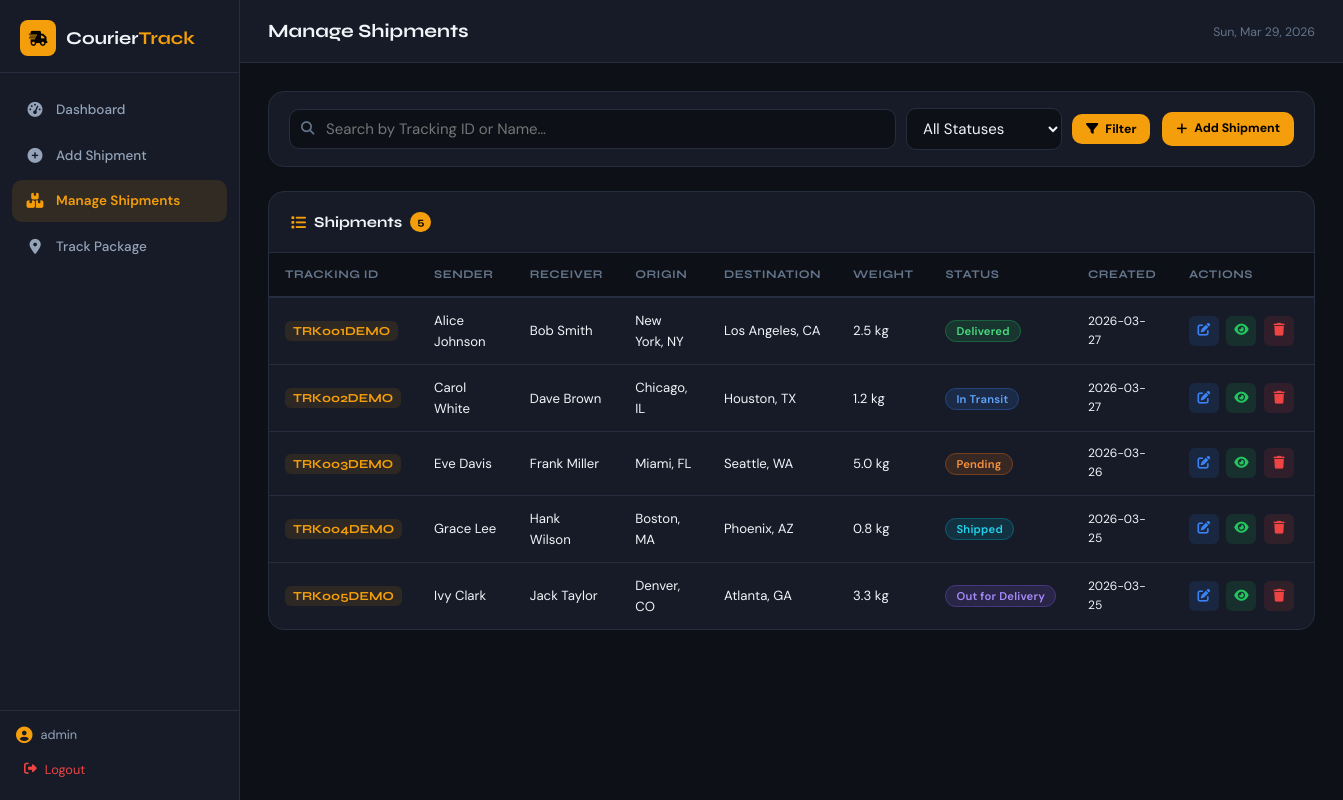
The page /manage-shipments (signed in) on the database its author committed.
### tables this page shows
CREATE TABLE shipments (
            id               INTEGER PRIMARY KEY AUTOINCREMENT,
            tracking_id      TEXT UNIQUE NOT NULL,
            sender_name      TEXT NOT NULL,
            receiver_name    TEXT NOT NULL,
            origin           TEXT NOT NULL,
            destination      TEXT NOT NULL,
            sender_contact   TEXT,
            receiver_contact TEXT,
            weight           TEXT,
            description      TEXT,
            status           TEXT DEFAULT 'Pending',
            created_at       TEXT DEFAULT (datetime('now'))
        );

### app.py (the view)
@app.route('/manage-shipments')
@login_required
def manage_shipments():
    db = get_db()
    search = request.args.get('search', '').strip()
    status_filter = request.args.get('status', '').strip()
    query = 'SELECT * FROM shipments WHERE 1=1'
    params = []
    if search:
        query += ' AND (tracking_id LIKE ? OR sender_name LIKE ? OR receiver_name LIKE ?)'
        params += [f'%{search}%', f'%{search}%', f'%{search}%']
    if status_filter:
        query += ' AND status = ?'
        params.append(status_filter)
    query += ' ORDER BY created_at DESC'
    shipments = db.execute(query, params).fetchall()
    return render_template('manage_shipments.html', shipments=shipments,
                           search=search, status_filter=status_filter)

### app.py (called while the page is built)
def login_required(f):
    from functools import wraps
    @wraps(f)
    def decorated(*args, **kwargs):
        if 'admin_logged_in' not in session:
            return redirect(url_for('login'))
        return f(*args, **kwargs)
    return decorated

### database.py (called while the page is built)
def get_db():
    from app import app
    if 'db' not in g:
        g.db = sqlite3.connect(DATABASE)
        g.db.row_factory = sqlite3.Row  # Return dict-like rows
    return g.db

### templates/manage_shipments.html (shortened to what this page needs)
{% extends "base.html" %}
{% block page_title %}Manage Shipments{% endblock %}
{% block content %}
<div class="card filter-bar">
  <form method="GET" action="{{ url_for('manage_shipments') }}" class="filter-form">
    <div class="search-input-wrap">
      <i class="fas fa-search"></i>
      <input type="text" name="search" placeholder="Search by Tracking ID or Name…"
             value="{{ search }}" />
    </div>
    <select name="status" class="filter-select">
      <option value="">All Statuses</option>
    </select>
    <button type="submit" class="btn-primary btn-sm">
      <i class="fas fa-filter"></i> Filter
    </button>
  </form>
  <a href="{{ url_for('add_shipment') }}" class="btn-primary btn-sm ml-auto">
    <i class="fas fa-plus"></i> Add Shipment
  </a>
</div>
<div class="card">
  <div class="card-header">
    <h3><i class="fas fa-list"></i> Shipments
      <span class="badge">{{ shipments|length }}</span>
    </h3>
  </div>
  {% if shipments %}
  <div class="table-wrap">
    <table class="data-table">
      <thead>
        <tr>
          <th>Tracking ID</th>
          <th>Sender</th>
          <th>Receiver</th>
          <th>Origin</th>
          <th>Destination</th>
          <th>Weight</th>
          <th>Status</th>
          <th>Created</th>
          <th>Actions</th>
        </tr>
      </thead>
      <tbody>
        {% for s in shipments %}
        <tr>
          <td><span class="track-chip">{{ s.tracking_id }}</span></td>
          <td>{{ s.sender_name }}</td>
          <td>{{ s.receiver_name }}</td>
          <td>{{ s.origin }}</td>
          <td>{{ s.destination }}</td>
          <td>{{ s.weight or '—' }}</td>
          <td>
            <span class="status-badge status-{{ s.status|replace(' ','_')|lower }}">
              {{ s.status }}
            </span>
          </td>
          <td class="ts">{{ s.created_at[:10] }}</td>
          <td class="actions-col">
            <a href="{{ url_for('update_status', shipment_id=s.id) }}"
               class="action-btn action-edit" title="Update Status">
              <i class="fas fa-pen-to-square"></i>
            </a>
            <a href="{{ url_for('track') }}?tracking_id={{ s.tracking_id }}"
               class="action-btn action-view" title="View Tracking" target="_blank">
              <i class="fas fa-eye"></i>
            </a>
            <form method="POST" action="{{ url_for('delete_shipment', shipment_id=s.id) }}"
                  style="display:inline"
                  onsubmit="return confirm('Delete shipment {{ s.tracking_id }}? This cannot be undone.')">
              <button type="submit" class="action-btn action-delete" title="Delete">
                <i class="fas fa-trash"></i>
              </button>
            </form>
          </td>
        </tr>
        {% endfor %}
      </tbody>
    </table>
  </div>
  {% else %}
    <div class="empty-state">
      <i class="fas fa-box-open"></i>
      <p>No shipments found.</p>
      <a href="{{ url_for('add_shipment') }}" class="btn-primary">Add your first shipment</a>
    </div>
  {% endif %}
</div>
{% endblock %}

### rows shown on the page
shipments: tracking_id "TRK001DEMO", sender_name "Alice Johnson", receiver_name "Bob Smith", origin "New York, NY", destination "Los Angeles, CA", weight "2.5 kg", status "Delivered", created_at "2026-03-27"
shipments: tracking_id "TRK002DEMO", sender_name "Carol White", receiver_name "Dave Brown", origin "Chicago, IL", destination "Houston, TX", weight "1.2 kg", status "In Transit", created_at "2026-03-27"
shipments: tracking_id "TRK003DEMO", sender_name "Eve Davis", receiver_name "Frank Miller", origin "Miami, FL", destination "Seattle, WA", weight "5.0 kg", status "Pending", created_at "2026-03-26"
shipments: tracking_id "TRK004DEMO", sender_name "Grace Lee", receiver_name "Hank Wilson", origin "Boston, MA", destination "Phoenix, AZ", weight "0.8 kg", status "Shipped", created_at "2026-03-25"
shipments: tracking_id "TRK005DEMO", sender_name "Ivy Clark", receiver_name "Jack Taylor", origin "Denver, CO", destination "Atlanta, GA", weight "3.3 kg", status "Out for Delivery", created_at "2026-03-25"

### other values the page prints
{{ session.get('admin_username','Admin') }} "admin"
{{ shipments|length }} "5"
